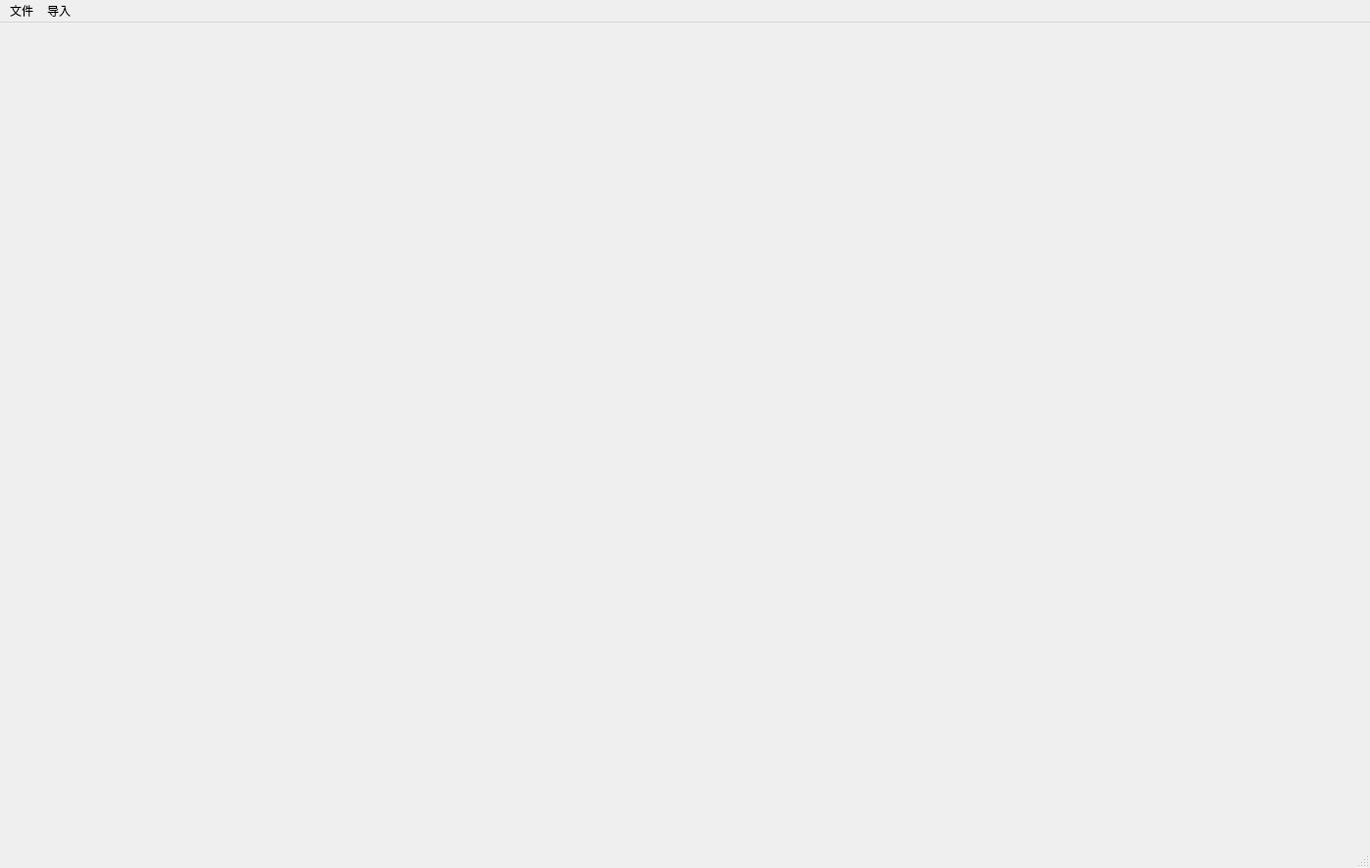
<?xml version="1.0" encoding="UTF-8"?>
<ui version="4.0">
 <class>MainWindow</class>
 <widget class="QMainWindow" name="MainWindow">
  <property name="geometry">
   <rect>
    <x>0</x>
    <y>0</y>
    <width>1395</width>
    <height>884</height>
   </rect>
  </property>
  <property name="windowTitle">
   <string>MainWindow</string>
  </property>
  <widget class="QWidget" name="centralwidget"/>
  <widget class="QMenuBar" name="menubar">
   <property name="geometry">
    <rect>
     <x>0</x>
     <y>0</y>
     <width>1395</width>
     <height>26</height>
    </rect>
   </property>
   <widget class="QMenu" name="menu">
    <property name="title">
     <string>文件</string>
    </property>
    <addaction name="actionOpenProgram"/>
    <addaction name="actionSave_as"/>
    <addaction name="actionSaveProgram"/>
    <addaction name="actionRecentProgram"/>
    <addaction name="actionExit"/>
   </widget>
   <widget class="QMenu" name="menu_2">
    <property name="title">
     <string>导入</string>
    </property>
    <addaction name="import_video"/>
    <addaction name="import_images"/>
   </widget>
   <addaction name="menu"/>
   <addaction name="menu_2"/>
  </widget>
  <widget class="QStatusBar" name="statusbar"/>
  <action name="actionOpenProgram">
   <property name="text">
    <string>打开</string>
   </property>
  </action>
  <action name="actionRecentProgram">
   <property name="text">
    <string>最近使用过的项目</string>
   </property>
  </action>
  <action name="actionExit">
   <property name="text">
    <string>退出</string>
   </property>
   <property name="shortcut">
    <string>Esc</string>
   </property>
  </action>
  <action name="import_video">
   <property name="text">
    <string>导入视频</string>
   </property>
  </action>
  <action name="import_images">
   <property name="text">
    <string>导入图像文件夹</string>
   </property>
  </action>
  <action name="actionSaveProgram">
   <property name="text">
    <string>保存项目</string>
   </property>
   <property name="shortcut">
    <string>Ctrl+S</string>
   </property>
  </action>
  <action name="actionSave_as">
   <property name="text">
    <string>另存为</string>
   </property>
  </action>
 </widget>
 <resources/>
 <connections/>
</ui>
